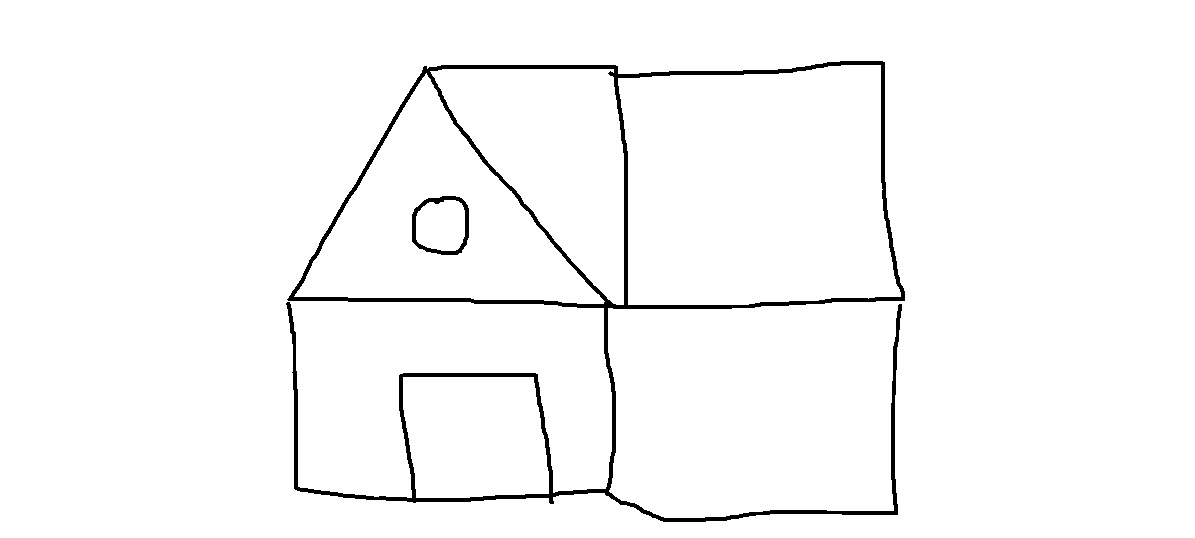
#> input picture files/images/house.jpg, 1195 x 538 px
$ python 18_aprox_contours.py   (older library calls are emulated)
#> lines starting #> are read from the running program, lines starting #| are printed output that depends on the picture; after the words box and inside, x2 and y2 are one past the last pixel; in counts of white or black regions, pixels touching at a corner belong together
import cv2
import numpy as np

image1=cv2.imread('images/house.jpg')
#> image1 is the input picture: shape (538, 1195, 3); min 0, max 255, mean 248.8
image2=image1
height,width=image1.shape[:2]
#> height = 538; width = 1195
gray=cv2.cvtColor(image1,cv2.COLOR_BGR2GRAY)
edged=cv2.Canny(gray,50,200)
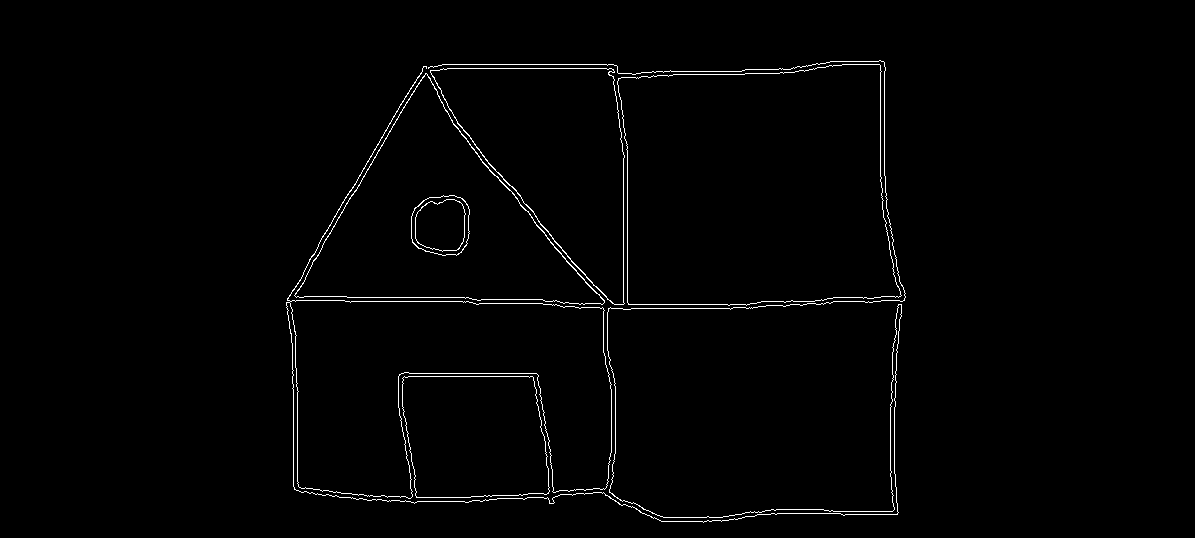
#> edged: shape (538, 1195); 1.2% white in thin lines or dots, all inside (x1, y1, x2, y2) = (286, 60, 906, 523)
_,contours,_=cv2.findContours(edged,cv2.RETR_EXTERNAL,cv2.CHAIN_APPROX_SIMPLE)
#> contours = 5 contours; box (x1, y1, x2, y2) and area: (617, 64, 902, 306) 59596, (286, 60, 906, 523) 42210, (294, 73, 605, 305) 33616, (430, 68, 625, 305) 25708, (402, 376, 550, 498) 16065

for c in contours:
    x,y,w,h=cv2.boundingRect(c)
    cv2.rectangle(image1,(x,y),(x+w,y+h),(0,0,255),2)
    cv2.imshow('bounding rect',image1)
#> this loop made 5 passes
#> (x, y, w, h) on passes 1 to 5: (402, 376, 148, 122), (294, 73, 311, 232), (430, 68, 195, 237), (617, 64, 285, 242), (286, 60, 620, 463)
#> pass 1, `cv2.imshow('bounding rect',image1)`:
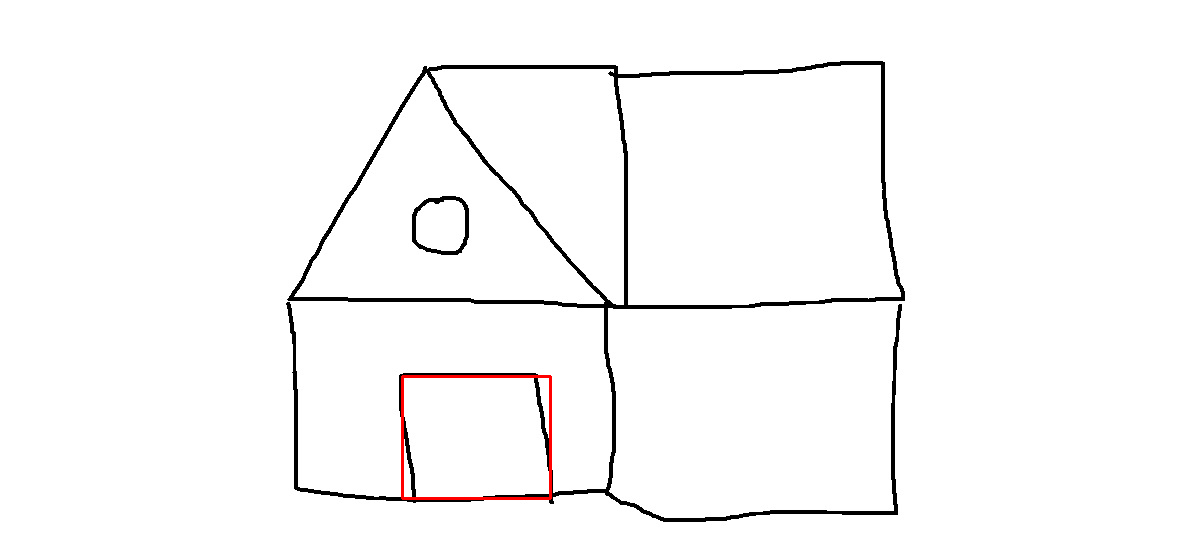
#> window 'bounding rect': shape (538, 1195, 3); mean B, G, R 248.5, 248.5, 249.2
#> pass 2, `cv2.imshow('bounding rect',image1)`:
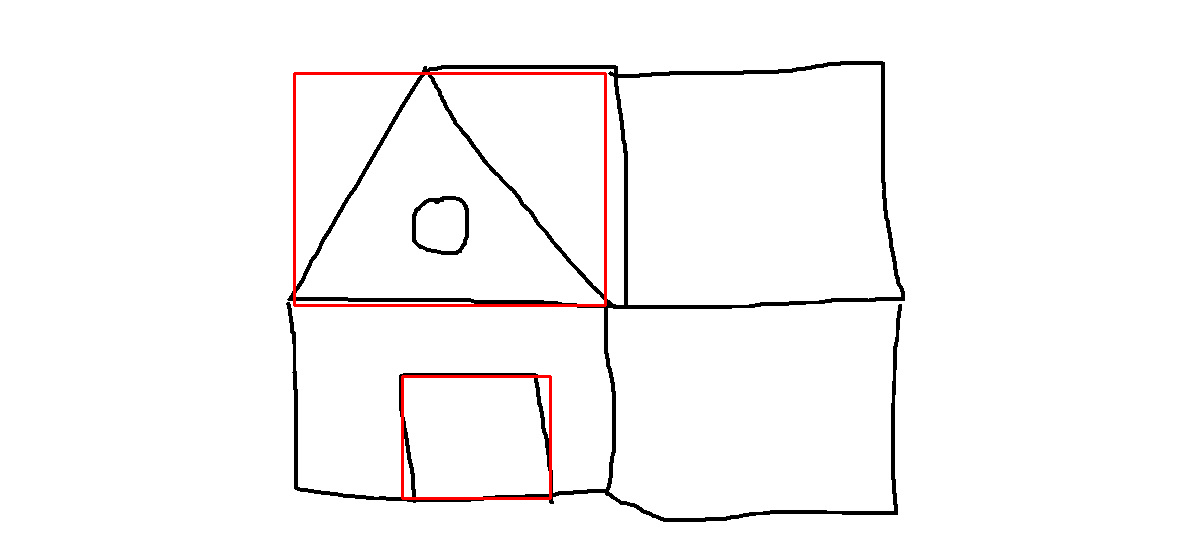
#> window 'bounding rect': shape (538, 1195, 3); mean B, G, R 247.3, 247.3, 249.3
#> after the loop:
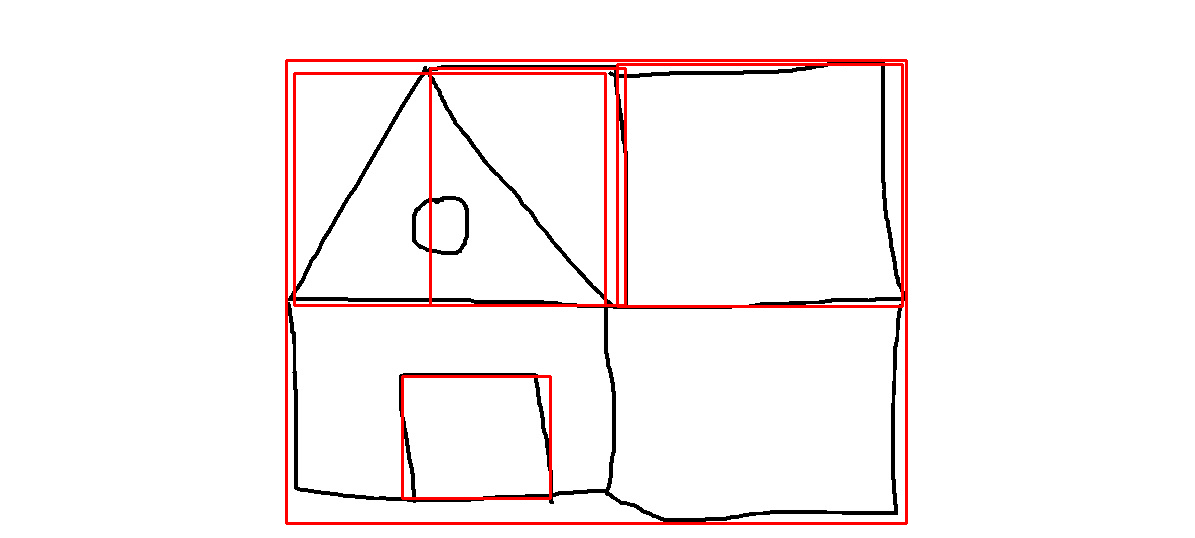
#> image1: shape (538, 1195, 3); 2.57% of pixels changed, all inside (x1, y1, x2, y2) = (285, 59, 908, 525)
cv2.waitKey()

for c in contours:
    accuracy=0.003*cv2.arcLength(c,True)
    approx=cv2.approxPolyDP(c,accuracy,True)
    cv2.drawContours(image2,[approx],0,(0,255,0),2)
    cv2.imshow('approx poly DP',image2)
#> this loop made 5 passes
#> accuracy on passes 1 to 5: 1.6, 2.71, 2.28, 3.12, 22.82
#> pass 1, `cv2.imshow('approx poly DP',image2)`:
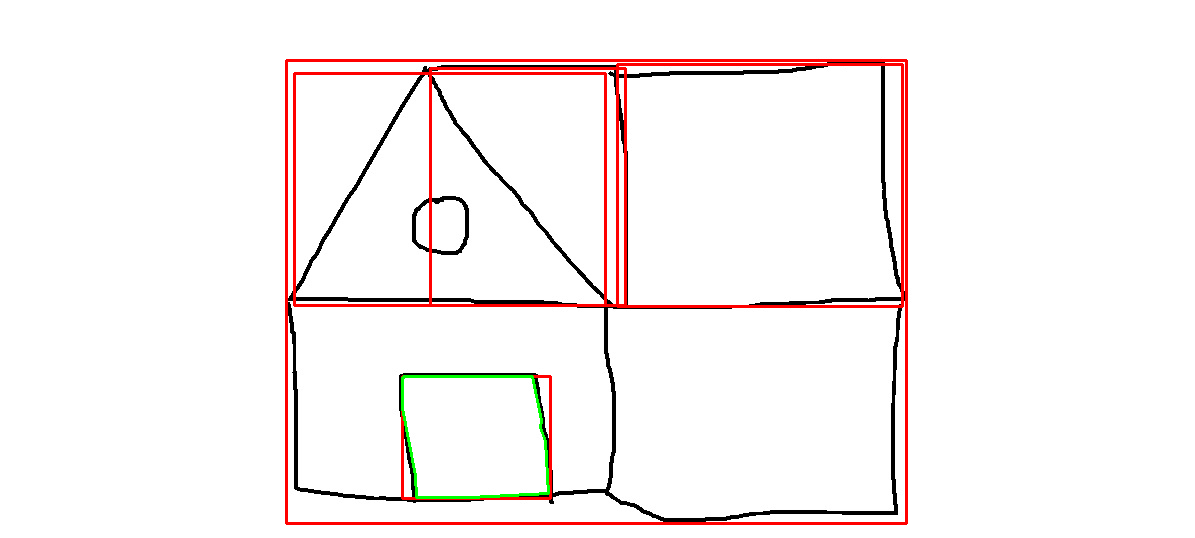
#> window 'approx poly DP': shape (538, 1195, 3); mean B, G, R 243.2, 243.8, 249.5
#> pass 2, `cv2.imshow('approx poly DP',image2)`:
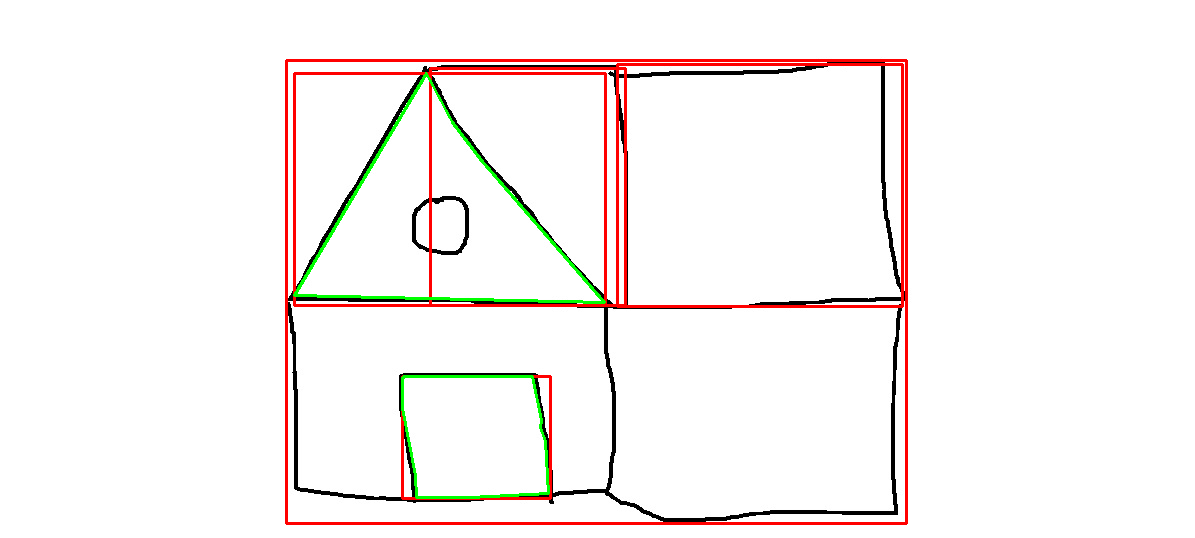
#> window 'approx poly DP': shape (538, 1195, 3); mean B, G, R 242.6, 244.2, 248.8
#> after the loop:
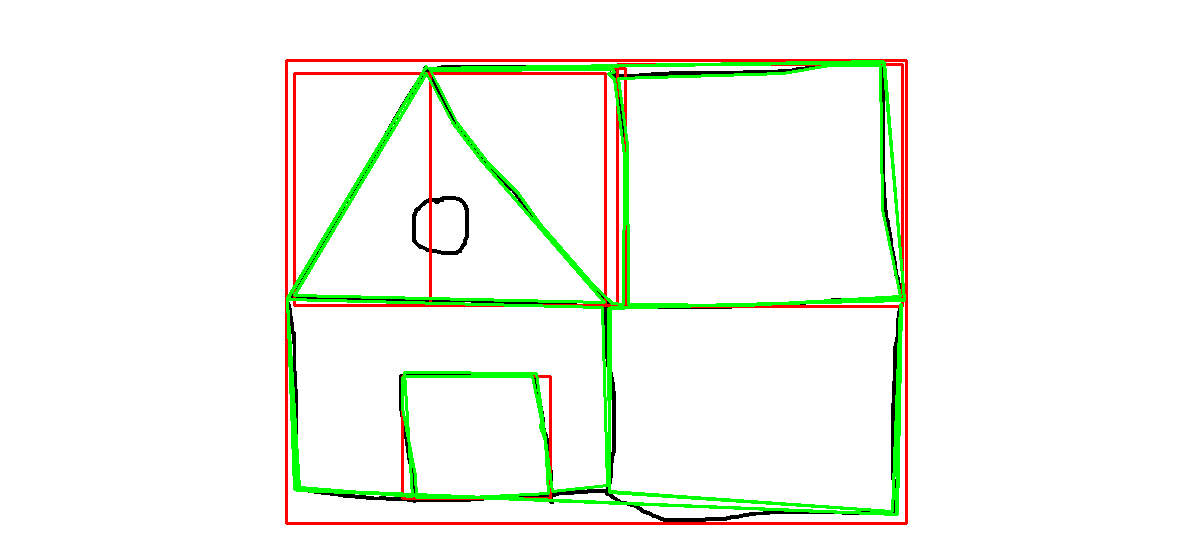
#> image2: shape (538, 1195, 3); 5.35% of pixels changed, all inside (x1, y1, x2, y2) = (285, 59, 908, 525)

cv2.waitKey()
cv2.destroyAllWindows()

cv2.destroyAllWindows()

$ run again, with files/images/blobs.jpg copied over files/images/house.jpg
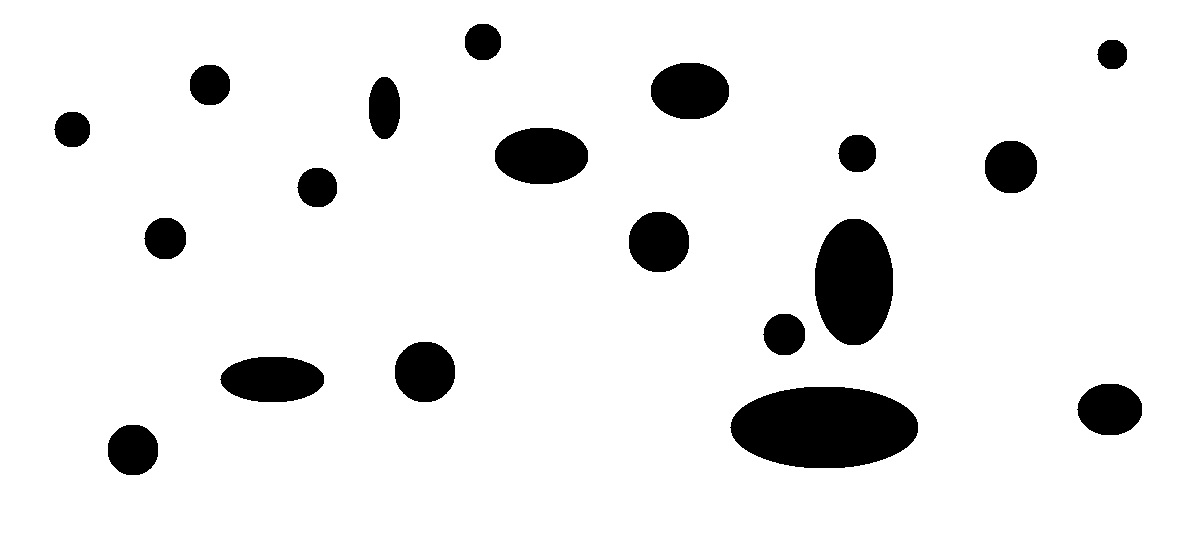
#> input picture files/images/blobs.jpg, 1195 x 538 px
#> image1 is the input picture: shape (538, 1195, 3); min 0, max 255, mean 233.3
#> `edged=cv2.Canny(gray,50,200)`:
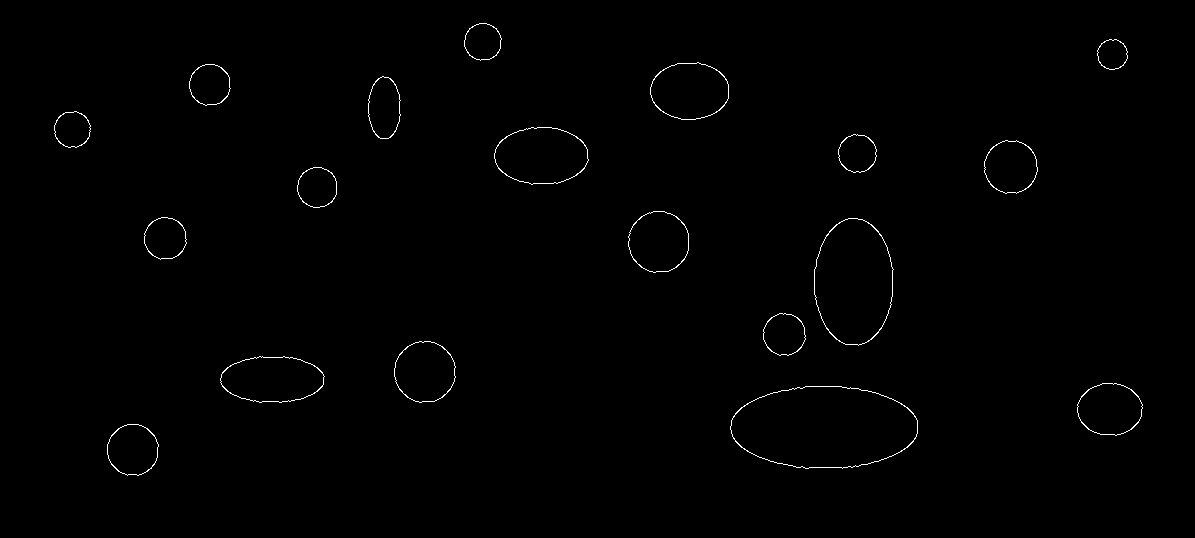
#> edged: shape (538, 1195); 0.56% white in thin lines or dots, all inside (x1, y1, x2, y2) = (54, 23, 1143, 476)
#> contours = 19 contours; largest, box (x1, y1, x2, y2) and area: (730, 386, 918, 469) 12090, (814, 218, 894, 346) 7852, (494, 127, 589, 185) 4187, (220, 356, 325, 403) 3721, (650, 62, 729, 120) 3514
#> the loop `for c in contours:` made 19 passes
#> (x, y, w, h) on passes 1 to 8: (107, 424, 52, 52), (730, 386, 188, 83), (1077, 383, 66, 53), (220, 356, 105, 47), (394, 341, 62, 62), (763, 313, 43, 43), (814, 218, 80, 128), (144, 217, 43, 43)
#> the loop `for c in contours:` made 19 passes
#> accuracy on passes 1 to 8: 0.511, 1.41, 0.59, 0.793, 0.613, 0.43, 1.04, 0.425
#> after the loop `for c in contours:`:
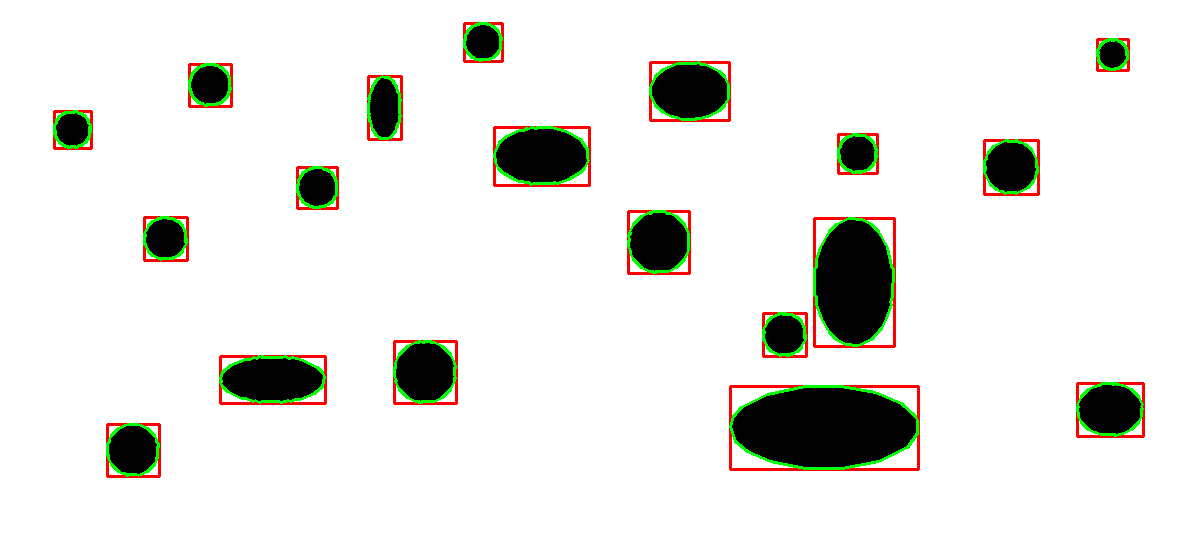
#> image2: shape (538, 1195, 3); 3.23% of pixels changed, all inside (x1, y1, x2, y2) = (53, 22, 1145, 478)

$ run again, with files/images/chess.jpg copied over files/images/house.jpg
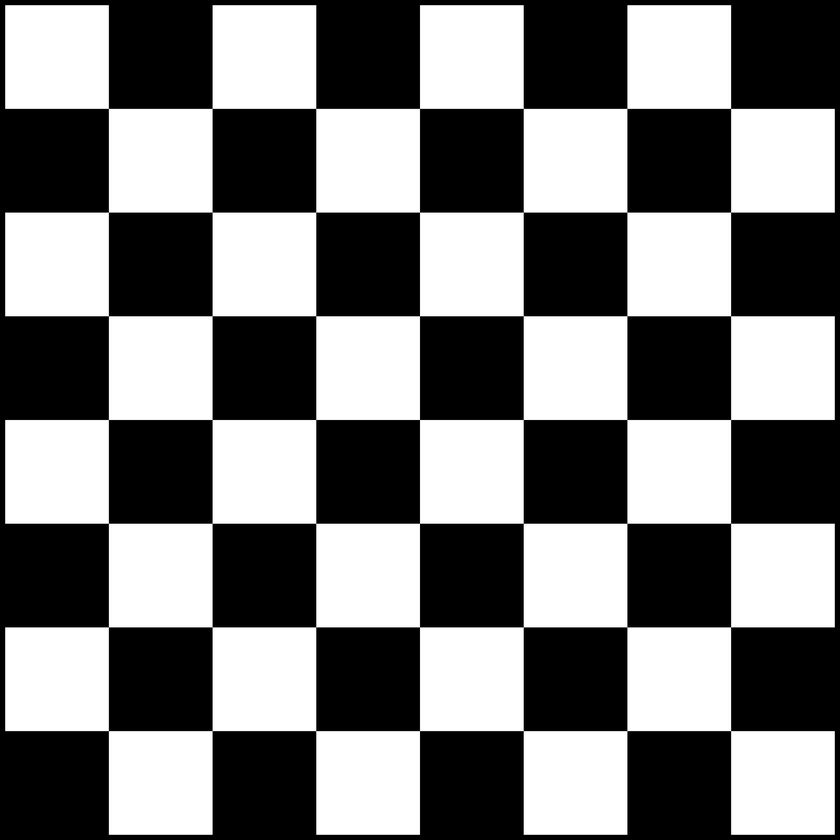
#> input picture files/images/chess.jpg, 840 x 840 px, shrunk from 2000 x 2000 before the run
#> image1 is the input picture: shape (840, 840, 3); min 0, max 255, mean 124.4
#> `edged=cv2.Canny(gray,50,200)`:
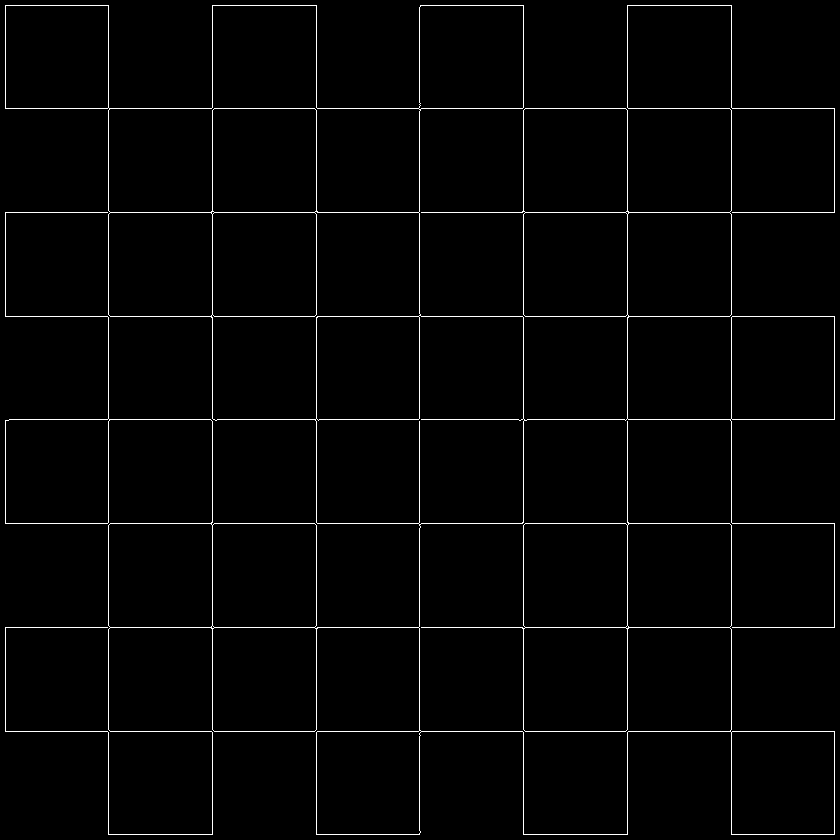
#> edged: shape (840, 840); 1.9% white in thin lines or dots
#> contours = 1 contour; box (x1, y1, x2, y2) and area: (5, 5, 835, 835) 290145
#> the loop `for c in contours:` made 1 pass
#> (x, y, w, h) on pass 1: (5, 5, 830, 830)
#> the loop `for c in contours:` made 1 pass
#> accuracy on pass 1: 45.83
#> pass 1, `cv2.imshow('approx poly DP',image2)`:
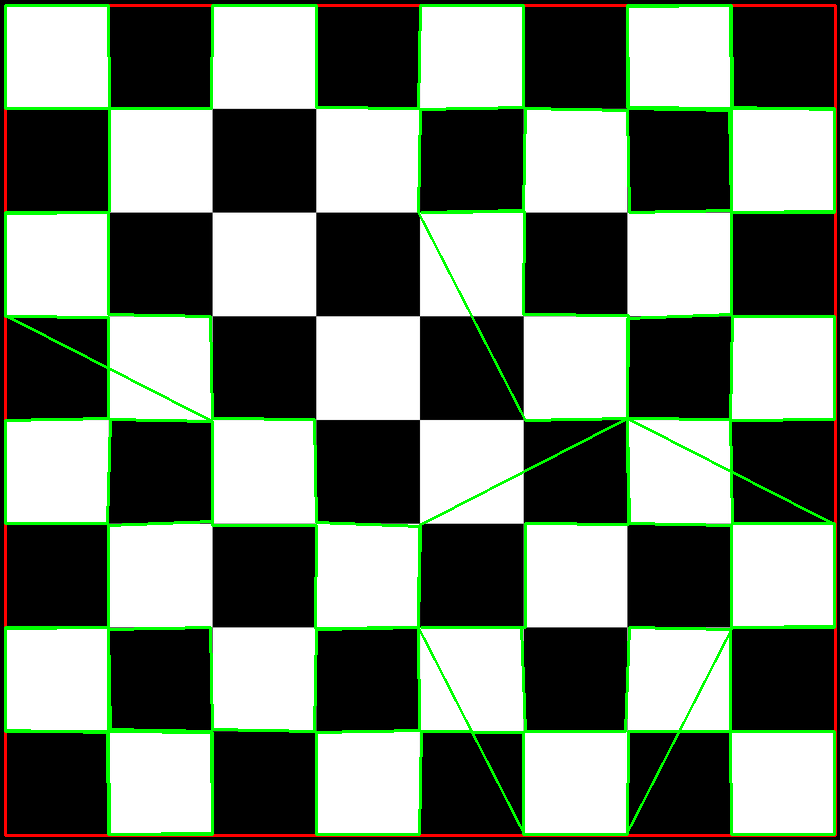
#> window 'approx poly DP': shape (840, 840, 3); mean B, G, R 117.9, 131, 120
